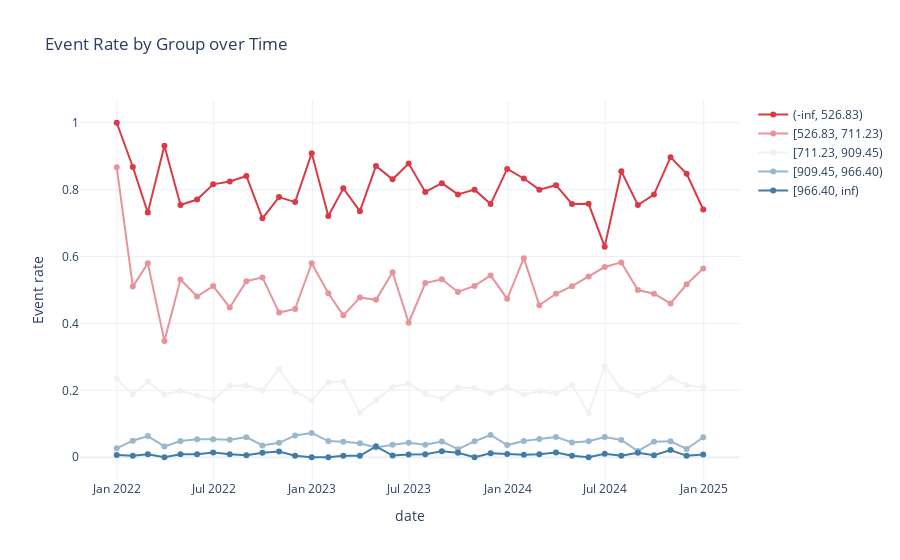
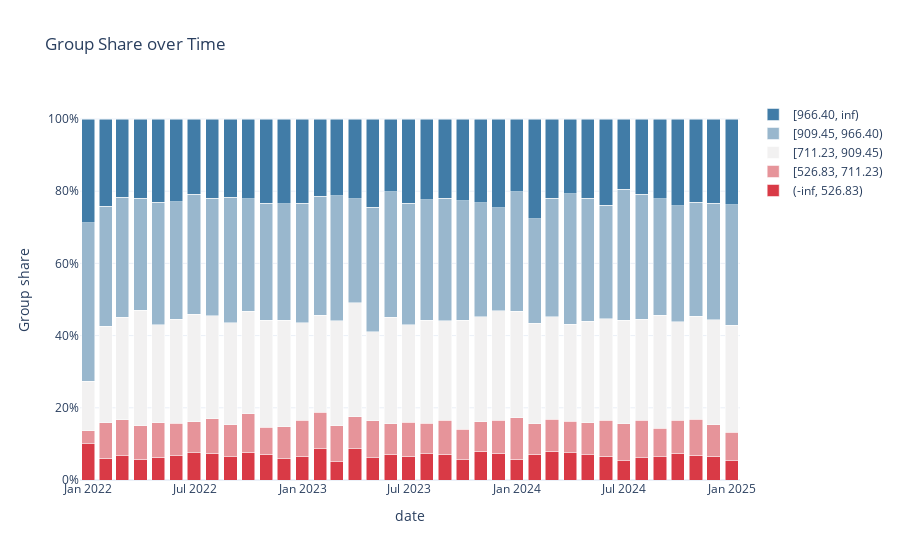

Notebook source saved alongside these figures, in order:
### Code cell
evaluator.plot_event_rate()
